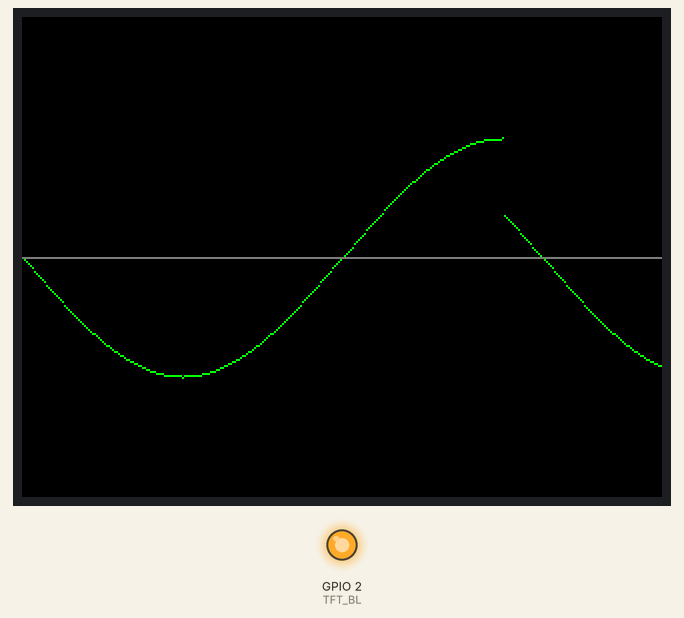
Recording of a sketch running on a simulated ESP32. Parts: 320×240 colour display, output pins drawn as LEDs (lit = HIGH). What the sketch prints to the serial monitor is not drawn.

Above: at 3.38 s.
At 3.98 s:
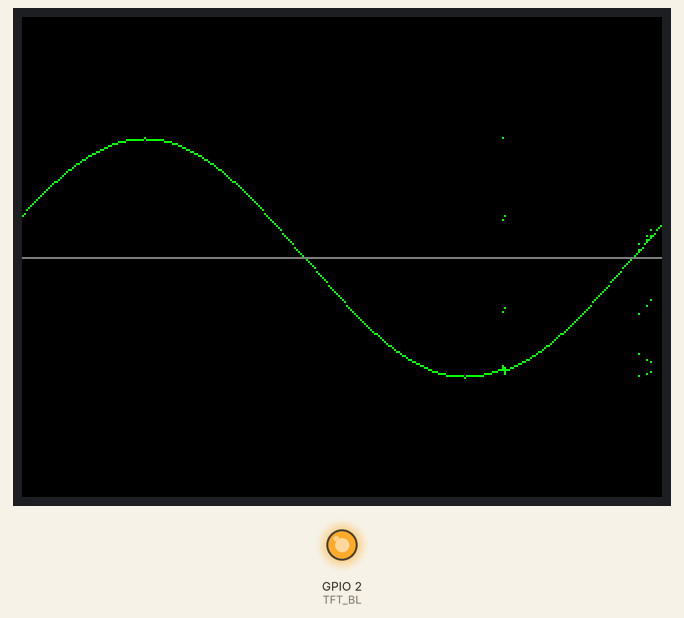

The sketch:

mp3.ino
```cpp
/*
  ST7789 2" LCD + DFPlayer Mini — ESP32-WROOM-32
  Animated sine wave on display, continuous audio playback

  Requires libraries (install via Library Manager):
    - Adafruit GFX Library
    - Adafruit ST7735 and ST7789 Library

  Edited for ECE 1885 by: Matthew Ketas
  Last Edited: 3/26/2026
  LLMs Used: Claude Sonnet 4.6 Extended

  ---- ESP32 Pin Mapping ----
  LCD (VSPI):
    GPIO 23 (VSPI MOSI) -> LCD DIN
    GPIO 18 (VSPI SCK)  -> LCD CLK
    GPIO  5             -> LCD CS
    GPIO  4             -> LCD DC
    GPIO 15             -> LCD RST
    GPIO  2             -> LCD BL  (also onboard LED)

  DFPlayer Mini (Serial2):
    GPIO 17 (TX2) -> DFPlayer RX (use 1K resistor in series)
    GPIO 16 (RX2) -> DFPlayer TX

  USB Serial (Serial):
    GPIO 1  (TX0) -> USB (debug, programming)
    GPIO 3  (RX0) -> USB (debug, programming)
  ---------------------------
*/

#include <Adafruit_GFX.h>
#include <Adafruit_ST7789.h>
#include <SPI.h>

// ----- LCD Pin Definitions -----
#define TFT_CS    5
#define TFT_DC    4
#define TFT_RST  15
#define TFT_BL    2

// ----- Display Dimensions -----
#define SCREEN_W 240
#define SCREEN_H 320

// ----- Sine Wave Parameters -----
#define AMPLITUDE   60
#define WAVE_SPEED   3
#define LINE_COLOR  ST77XX_GREEN
#define BG_COLOR    ST77XX_BLACK
#define AXIS_COLOR  0x7BEF

// ----- DFPlayer Protocol -----
#define Start_Byte    0x7E
#define Version_Byte  0xFF
#define Command_Length 0x06
#define End_Byte      0xEF
#define Acknowledge   0x00

Adafruit_ST7789 tft = Adafruit_ST7789(TFT_CS, TFT_DC, TFT_RST);

int prevY[SCREEN_W];
int offset = 0;

// ============ DFPlayer Functions ============

void execute_CMD(byte CMD, byte Par1, byte Par2) {
  word checksum = -(Version_Byte + Command_Length + CMD + Acknowledge + Par1 + Par2);

  byte Command_line[10] = {
    Start_Byte, Version_Byte, Command_Length, CMD, Acknowledge,
    Par1, Par2, highByte(checksum), lowByte(checksum), End_Byte
  };

  for (byte k = 0; k < 10; k++) {
    Serial2.write(Command_line[k]);
  }
}

void setVolume(int volume) {
  execute_CMD(0x06, 0, volume);
  delay(500);
}

void checkDFPlayer() {
  // Listen for "track finished" messages from DFPlayer
  if (Serial2.available() >= 10) {
    byte response[10];
    for (int i = 0; i < 10; i++) {
      response[i] = Serial2.read();
    }

    // 0x3D = track finished (SD), 0x3C = track finished (USB)
    if (response[3] == 0x3D || response[3] == 0x3C) {
      delay(200);
      execute_CMD(0x01, 0, 1); // Play next track
      delay(500);
    }
  }
}

// ============ Setup ============

void setup() {
  Serial.begin(115200);       // USB debug
  Serial2.begin(9600, SERIAL_8N1, 16, 17); // DFPlayer: RX=GPIO16, TX=GPIO17

  // --- Initialize DFPlayer ---
  delay(1000);
  execute_CMD(0x3F, 0, 0);   // Reset / init
  delay(500);
  setVolume(20);              // Volume 0-30
  delay(500);
  execute_CMD(0x11, 0, 1);   // Play track 1
  delay(500);
  Serial.println("DFPlayer started");

  // --- Initialize LCD ---
  pinMode(TFT_BL, OUTPUT);
  digitalWrite(TFT_BL, HIGH);

  tft.init(SCREEN_W, SCREEN_H, SPI_MODE0);
  tft.setRotation(1);        // Landscape: 320 x 240
  tft.fillScreen(BG_COLOR);
  tft.drawFastHLine(0, SCREEN_H / 2, SCREEN_W, AXIS_COLOR);

  for (int i = 0; i < SCREEN_W; i++) {
    prevY[i] = SCREEN_H / 2;
  }

  Serial.println("LCD initialized");
}

// ============ Main Loop ============

void loop() {
  // Check if a track finished and play next
  checkDFPlayer();

  // Animate sine wave
  int w = tft.width();
  int h = tft.height();
  int centerY = h / 2;

  for (int x = 0; x < w; x++) {
    float angle = (float)(x + offset) * 6.2832 / (float)w;
    int newY = centerY + (int)(AMPLITUDE * sin(angle));

    tft.drawPixel(x, prevY[x], BG_COLOR);

    if (prevY[x] == centerY) {
      tft.drawPixel(x, centerY, AXIS_COLOR);
    }

    tft.drawPixel(x, newY, LINE_COLOR);
    prevY[x] = newY;
  }

  tft.drawFastHLine(0, centerY, w, AXIS_COLOR);

  offset += WAVE_SPEED;
  if (offset >= w) {
    offset -= w;
  }
}
```
